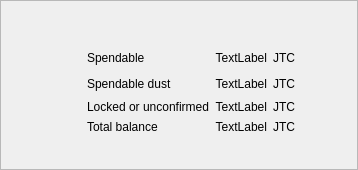
<?xml version="1.0" encoding="UTF-8"?>
<ui version="4.0">
 <class>BalanceFrame</class>
 <widget class="QFrame" name="BalanceFrame">
  <property name="geometry">
   <rect>
    <x>0</x>
    <y>0</y>
    <width>358</width>
    <height>170</height>
   </rect>
  </property>
  <property name="sizePolicy">
   <sizepolicy hsizetype="Expanding" vsizetype="Expanding">
    <horstretch>0</horstretch>
    <verstretch>0</verstretch>
   </sizepolicy>
  </property>
  <property name="windowTitle">
   <string>Frame</string>
  </property>
  <property name="frameShape">
   <enum>QFrame::StyledPanel</enum>
  </property>
  <property name="frameShadow">
   <enum>QFrame::Raised</enum>
  </property>
  <layout class="QGridLayout" name="gridLayout">
   <item row="6" column="5">
    <widget class="QLabel" name="m_overviewLockedOrUnconfirmedBalanceLabel">
     <property name="sizePolicy">
      <sizepolicy hsizetype="Minimum" vsizetype="Preferred">
       <horstretch>0</horstretch>
       <verstretch>0</verstretch>
      </sizepolicy>
     </property>
     <property name="cursor">
      <cursorShape>PointingHandCursor</cursorShape>
     </property>
     <property name="toolTip">
      <string>Click to copy</string>
     </property>
     <property name="text">
      <string>TextLabel</string>
     </property>
     <property name="alignment">
      <set>Qt::AlignRight|Qt::AlignTrailing|Qt::AlignVCenter</set>
     </property>
    </widget>
   </item>
   <item row="5" column="5">
    <widget class="QLabel" name="m_overviewSpendableDustBalanceLabel">
     <property name="sizePolicy">
      <sizepolicy hsizetype="Minimum" vsizetype="Preferred">
       <horstretch>0</horstretch>
       <verstretch>0</verstretch>
      </sizepolicy>
     </property>
     <property name="cursor">
      <cursorShape>PointingHandCursor</cursorShape>
     </property>
     <property name="toolTip">
      <string>Click to copy</string>
     </property>
     <property name="text">
      <string>TextLabel</string>
     </property>
     <property name="alignment">
      <set>Qt::AlignRight|Qt::AlignTrailing|Qt::AlignVCenter</set>
     </property>
    </widget>
   </item>
   <item row="8" column="4" colspan="3">
    <spacer name="verticalSpacer">
     <property name="orientation">
      <enum>Qt::Vertical</enum>
     </property>
     <property name="sizeType">
      <enum>QSizePolicy::Expanding</enum>
     </property>
     <property name="sizeHint" stdset="0">
      <size>
       <width>20</width>
       <height>0</height>
      </size>
     </property>
    </spacer>
   </item>
   <item row="4" column="4">
    <widget class="QLabel" name="m_overviewSpendableBalanceTextLabel">
     <property name="text">
      <string>Spendable</string>
     </property>
     <property name="indent">
      <number>0</number>
     </property>
    </widget>
   </item>
   <item row="4" column="5">
    <widget class="QLabel" name="m_overviewSpendableBalanceLabel">
     <property name="sizePolicy">
      <sizepolicy hsizetype="Minimum" vsizetype="Preferred">
       <horstretch>0</horstretch>
       <verstretch>0</verstretch>
      </sizepolicy>
     </property>
     <property name="cursor">
      <cursorShape>PointingHandCursor</cursorShape>
     </property>
     <property name="toolTip">
      <string>Click to copy</string>
     </property>
     <property name="text">
      <string>TextLabel</string>
     </property>
     <property name="alignment">
      <set>Qt::AlignRight|Qt::AlignTrailing|Qt::AlignVCenter</set>
     </property>
    </widget>
   </item>
   <item row="7" column="6">
    <widget class="QLabel" name="m_overviewTotalBalanceTickerLabel">
     <property name="text">
      <string>JTC</string>
     </property>
    </widget>
   </item>
   <item row="7" column="4">
    <widget class="QLabel" name="m_overviewTotalBalanceTextLabel">
     <property name="text">
      <string>Total balance</string>
     </property>
     <property name="indent">
      <number>0</number>
     </property>
    </widget>
   </item>
   <item row="6" column="6">
    <widget class="QLabel" name="m_overviewLockedOrUnconfirmedBalanceTickerLabel">
     <property name="text">
      <string>JTC</string>
     </property>
     <property name="indent">
      <number>0</number>
     </property>
    </widget>
   </item>
   <item row="3" column="4">
    <spacer name="verticalSpacer_8">
     <property name="orientation">
      <enum>Qt::Vertical</enum>
     </property>
     <property name="sizeType">
      <enum>QSizePolicy::Fixed</enum>
     </property>
     <property name="sizeHint" stdset="0">
      <size>
       <width>20</width>
       <height>0</height>
      </size>
     </property>
    </spacer>
   </item>
   <item row="4" column="3">
    <spacer name="horizontalSpacer_4">
     <property name="orientation">
      <enum>Qt::Horizontal</enum>
     </property>
     <property name="sizeType">
      <enum>QSizePolicy::Fixed</enum>
     </property>
     <property name="sizeHint" stdset="0">
      <size>
       <width>10</width>
       <height>20</height>
      </size>
     </property>
    </spacer>
   </item>
   <item row="6" column="4">
    <widget class="QLabel" name="m_overviewLockedOrUnconfirmedBalanceTextLabel">
     <property name="text">
      <string>Locked or unconfirmed</string>
     </property>
     <property name="indent">
      <number>0</number>
     </property>
    </widget>
   </item>
   <item row="4" column="6">
    <widget class="QLabel" name="m_overviewSpendableBalanceTickerLabel">
     <property name="text">
      <string>JTC</string>
     </property>
     <property name="indent">
      <number>0</number>
     </property>
    </widget>
   </item>
   <item row="7" column="5">
    <widget class="QLabel" name="m_overviewTotalBalanceLabel">
     <property name="sizePolicy">
      <sizepolicy hsizetype="Minimum" vsizetype="Preferred">
       <horstretch>0</horstretch>
       <verstretch>0</verstretch>
      </sizepolicy>
     </property>
     <property name="cursor">
      <cursorShape>PointingHandCursor</cursorShape>
     </property>
     <property name="toolTip">
      <string>Click to copy</string>
     </property>
     <property name="text">
      <string>TextLabel</string>
     </property>
     <property name="alignment">
      <set>Qt::AlignRight|Qt::AlignTrailing|Qt::AlignVCenter</set>
     </property>
    </widget>
   </item>
   <item row="5" column="6">
    <widget class="QLabel" name="m_overviewSpendableDustBalanceTickerLabel">
     <property name="text">
      <string>JTC</string>
     </property>
     <property name="indent">
      <number>0</number>
     </property>
    </widget>
   </item>
   <item row="5" column="4">
    <widget class="QLabel" name="m_overviewSpendableDustBalanceTextLabel">
     <property name="text">
      <string>Spendable dust</string>
     </property>
     <property name="indent">
      <number>0</number>
     </property>
    </widget>
   </item>
   <item row="1" column="4">
    <spacer name="verticalSpacer_2">
     <property name="orientation">
      <enum>Qt::Vertical</enum>
     </property>
     <property name="sizeType">
      <enum>QSizePolicy::Expanding</enum>
     </property>
     <property name="sizeHint" stdset="0">
      <size>
       <width>20</width>
       <height>0</height>
      </size>
     </property>
    </spacer>
   </item>
   <item row="2" column="2" rowspan="6">
    <widget class="QLabel" name="m_overviewBalanceIconLabel">
     <property name="text">
      <string/>
     </property>
     <property name="pixmap">
      <pixmap resource="resources.qrc">:/icons/actual_balance</pixmap>
     </property>
    </widget>
   </item>
   <item row="5" column="0">
    <spacer name="horizontalSpacer_2">
     <property name="orientation">
      <enum>Qt::Horizontal</enum>
     </property>
     <property name="sizeHint" stdset="0">
      <size>
       <width>20</width>
       <height>20</height>
      </size>
     </property>
    </spacer>
   </item>
   <item row="5" column="7">
    <spacer name="horizontalSpacer">
     <property name="orientation">
      <enum>Qt::Horizontal</enum>
     </property>
     <property name="sizeHint" stdset="0">
      <size>
       <width>20</width>
       <height>20</height>
      </size>
     </property>
    </spacer>
   </item>
  </layout>
 </widget>
 <resources>
  <include location="resources.qrc"/>
 </resources>
 <connections/>
</ui>
